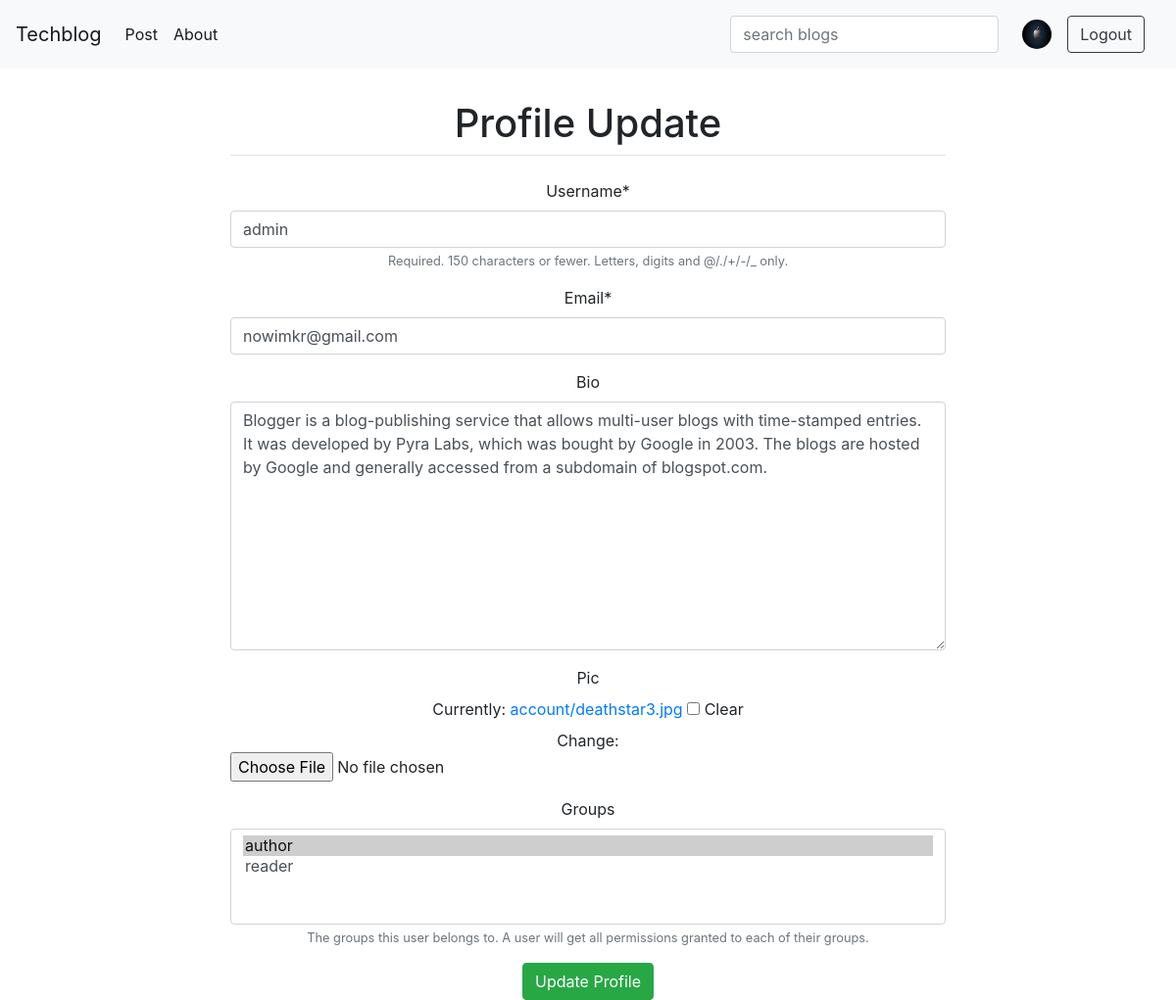
/account/1, run on an earlier commit of the app's database.
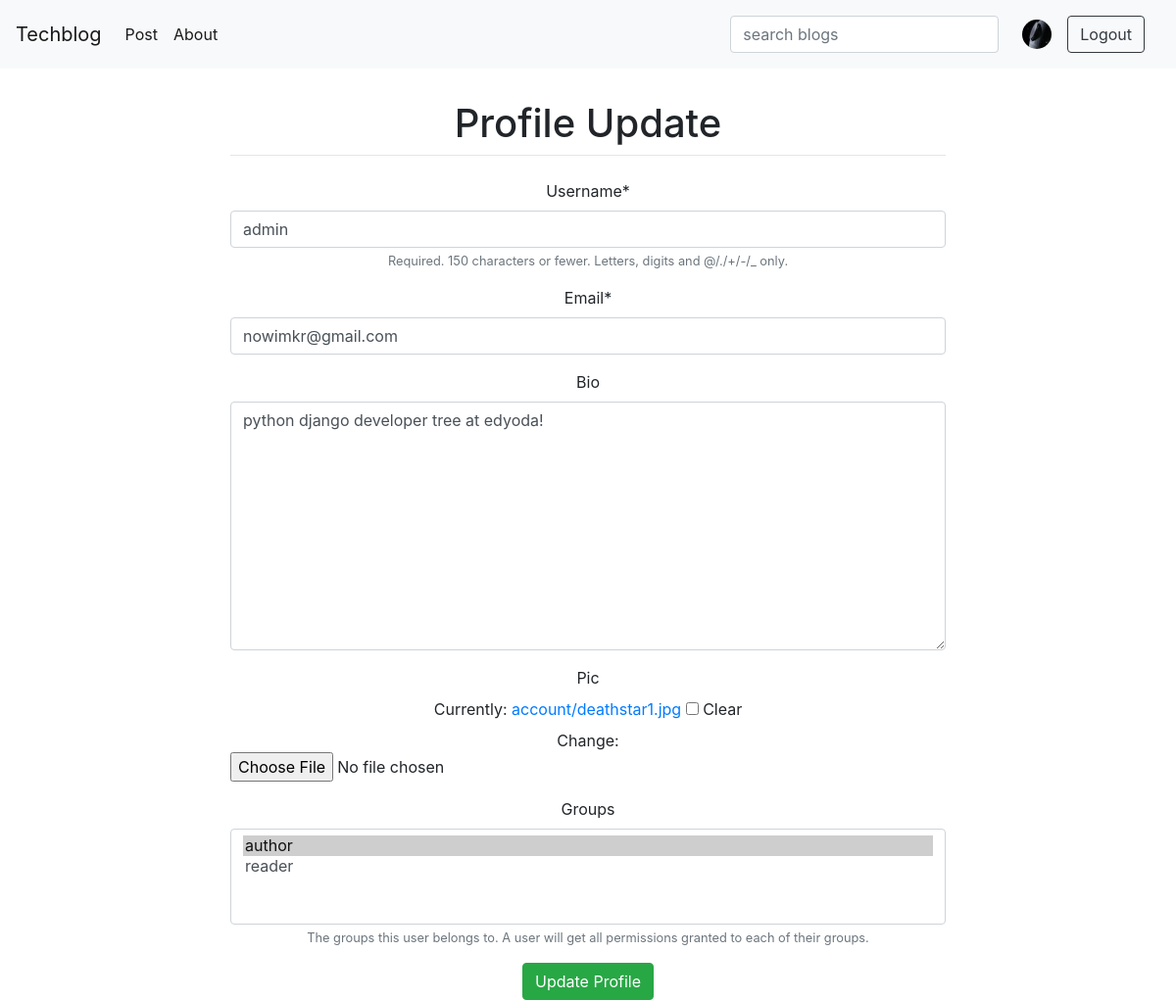
And on a later commit of the database.
### account/models.py (models this page shows, shortened)
class User(AbstractUser):
    email = models.EmailField(unique=True)
    pic = models.ImageField(upload_to='account/', blank=True)
    bio = models.TextField(blank=True)
    REQUIRED_FIELDS = ('email',)

### account/views.py (the view)
# urls.py: path('<int:id>', UserUpdate.as_view(), name='userupdate'),
class UserUpdate(UpdateView):
    model = get_user_model()
    form_class = UpdateForm
    pk_url_kwarg = 'id'
    template_name = 'registration/update.html'
    success_url = reverse_lazy('profile')

### account/forms.py
class UpdateForm(forms.ModelForm):
    class Meta:
        model = get_user_model()
        fields = ('username', 'email', 'bio', 'pic', 'groups')

### account/templates/registration/update.html (shortened to what this page needs)
{% extends 'blog/base.html' %}
{% load crispy_forms_tags %}
{% block extra_head %}
    <link rel="stylesheet" href="https://stackpath.bootstrapcdn.com/bootstrap/4.1.3/css/bootstrap.min.css">
{% endblock extra_head %}
{% block content %}
<div class="container">
    <div class="row justify-content-center">
        <div class="col-8">
            <h1 class="mt-2">Profile Update</h1>
            <hr class="mt-0 mb-4">
             <form method="POST" enctype="multipart/form-data">
                {{ form|crispy }}
                <input type="submit" class='btn btn-success' value="Update Profile">
            </form>
        </div>
    </div>
</div>
{% endblock %}

### blog/templates/blog/base.html (shortened to what this page needs)
{% load static %}
<!DOCTYPE html>
<html lang="en">
<head>
    <link rel="stylesheet" href="https://maxcdn.bootstrapcdn.com/bootstrap/4.0.0/css/bootstrap.min.css">
    <link rel="stylesheet" href="{% static 'blog/css/base.css' %}">
    {% block extra_head %}
    {% endblock %}
</head>
<body class="d-flex flex-column">
    <nav class="navbar navbar-expand-lg navbar-light bg-light fixed-top">
        <a class="navbar-brand" href="{% url 'home' %}">Techblog</a>
        <div class="collapse navbar-collapse" id="navbarSupportedContent">
            {% if user.is_authenticated %}
                <ul class="navbar-nav mr-auto">
                    <li class="nav-item active">
                        <a class="nav-link" href="{% url 'new-post' %}">Post<span class="sr-only">(current)</span></a>
                    </li>
                    <li class="nav-item active">
                        <a class="nav-link" href="{% url 'contact-us' %}">About <span class="sr-only">(current)</span></a>
                    </li>
                </ul>
                <form method="GET" action="" class="form-inline my-2 my-lg-0">
                    <input class="form-control mr-sm-2" type="text" name="q" type="text" value="{{ request.GET.q }}" placeholder="search blogs" aria-label="Search">
                </form>
                <a class="navbar-brand" href="#">
                    <a href="{% url 'profile' %}">
                        {% if user.pic %}
                        <img src="{{user.pic.url}}" width="30" height="30" class="rounded-circle" alt="">
                        {% else %}
                        <img src="https://encrypted-tbn0.gstatic.com/images?q=tbn%3AANd9GcTqVg_URh9Mvrm3NYaTlCUyiM7r382ohELc1g&usqp=CAU" width="30" height="30"
                            class="rounded-circle" alt="">
                        {% endif %}
                    </a>
                </a>
                <a class="nav-link disabled" href="{% url 'logout' %}"><button type="button" class="btn btn-outline-dark">Logout</button></a>
            {% endif %}
        </div>
    </nav>
    {% block content %}
    {% endblock %}
</body>
</html>

What changed in the data, as far as the page shows it:
changed User "admin": pic: a different picture; bio "Blogger is a blog-publishing service that allows multi-user blogs with time-stamped entries. It was developed by Pyra Labs, which was bought by Google in 2003. The blogs are hosted by Google and generally accessed from a subdomain of blogspot.com." → "python django developer tree at edyoda!"
Also different on the page:
text no longer shown: "Username * Required. 150 characters or fewer. Letters, digits and @/./+/-/_ only. Email * Bio Pic Currently: account/deathstar3.jpg Clear Change: Groups The groups this user belongs to. A user will get all permissions granted to each of their groups."
text now shown: "Username * Required. 150 characters or fewer. Letters, digits and @/./+/-/_ only. Email * Bio Pic Currently: account/deathstar1.jpg Clear Change: Groups The groups this user belongs to. A user will get all permissions granted to each of their groups."
